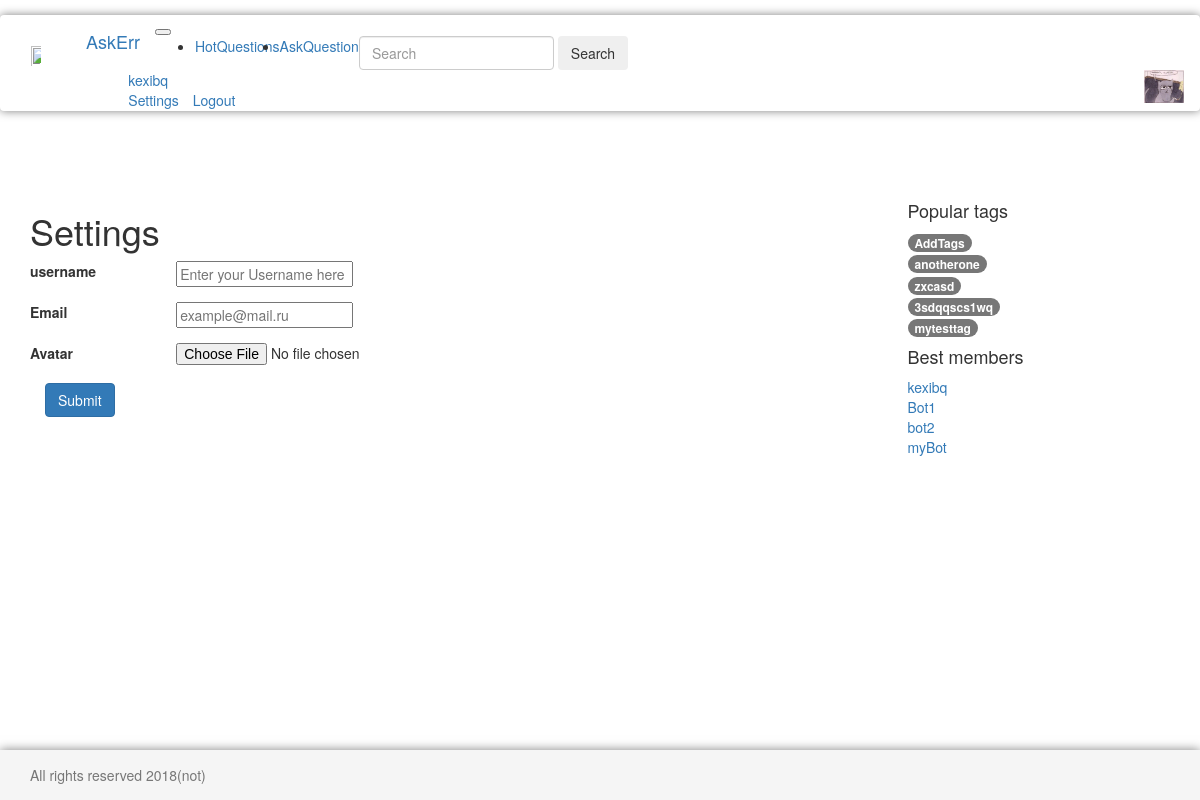
Before: /settings/ (signed in) with the older database file.
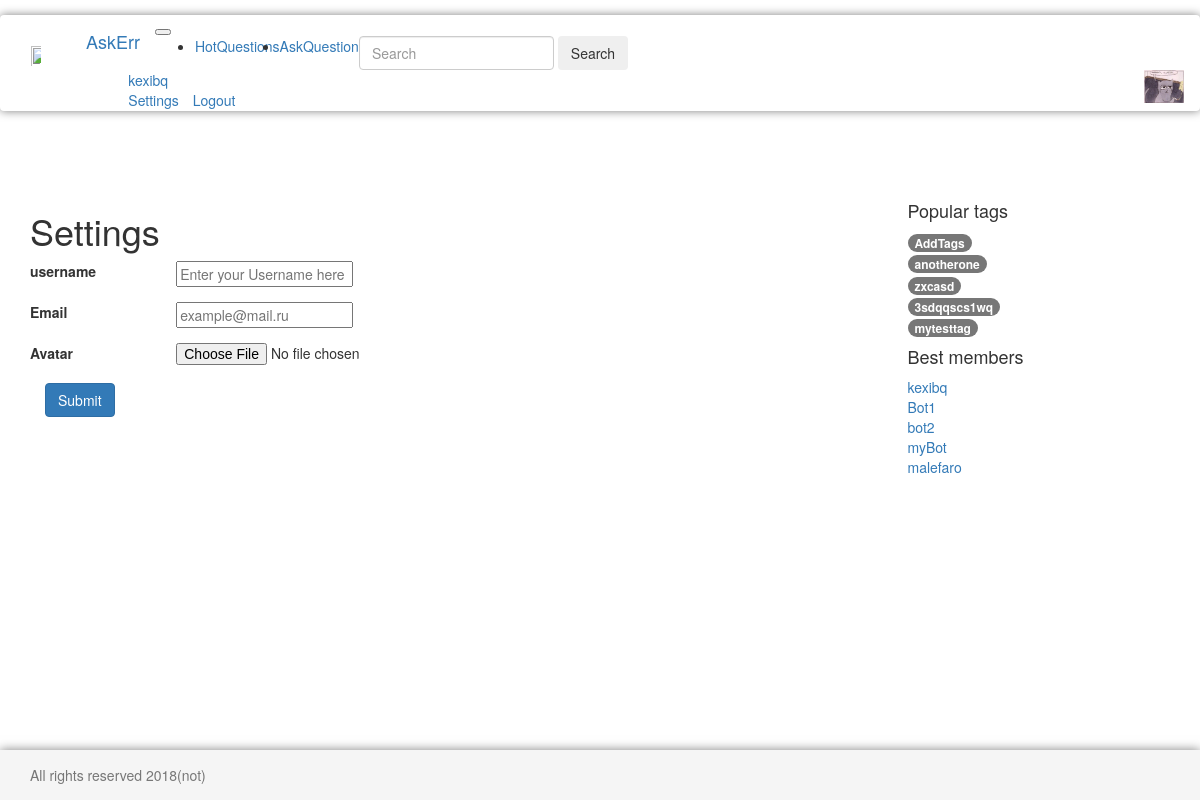
After: the same page with the newer database file.
### questions/models.py (models this page shows)
class User(AbstractUser):
    email = models.EmailField(unique=True)
    upload = models.ImageField(default='user.png',upload_to='uploads/%Y/%m/%d')

class Tag(models.Model):
    title = models.CharField(max_length=120, verbose_name=u"Заголовок ярлыка")
    objects = TagManager()
    def __str__(self):
        return self.title

### questions/views.py (the view)
# urls.py: path('settings/',views.settings,name = 'settings')
@login_required
def settings(request):
    if (request.method == "POST"):
        form = SettingsForm(request.POST, request.FILES)
        if form.is_valid():
            q = form.save(request.user)
        return HttpResponseRedirect(reverse('settings'))
    else:
        form = SettingsForm()
    tags = Tag.objects.randomQuerySet(5)
    users = User.objects.all()
    return render(request, 'settings.html', {'tags':tags, 'users': users,'user':request.user, 'form':form})

### questions/forms.py (shortened to what this page needs)
class SettingsForm(forms.Form):
    username = forms.CharField(
        label='username',
        widget=forms.TextInput(attrs={'class': 'login-form-control', 'placeholder': 'Enter your Username here', }),
        max_length=30
    )
    email = forms.EmailField(
        label='Email',
        widget=forms.EmailInput(attrs={'class': 'login-form-control', 'placeholder': 'example@mail.ru', },),
        max_length=100,
        required=False
    )
    avatar = forms.FileField(
        label='Avatar',
        widget=forms.ClearableFileInput(),
        required=False
    )

### questions/models.py (called while the page is built)
    def randomQuerySet(self, size):  # сделать ModelManager для Tag и кинуть туда
        result = []
        ls = []
        items = Tag.objects.all()
        if (size > items.count()):
            return items
        num = random.randrange(0, items.count())
        for i in range(size):
            while (num in ls):
                num = random.randrange(0, items.count())
            ls.append(num)
        for i in range(size):
            result.append(items[ls[i]])
        return result

### templates/settings.html (shortened to what this page needs)
{% extends 'base.html' %}
{% block left-side %}
            <h1>Settings</h1>
            <form method="POST" enctype="multipart/form-data">
            {% for f in form.visible_fields %}
            <div class="form-group row has-warning">
                <label class="col-sm-2 col-form-label" for="{{ f.name }}">{{ f.label }}</label>
                <div class="col-sm-10">
				{{ f }}
                </div>
            </div>
            {% endfor %}
            <div class="col-sm-10 offset-sm-2">
                <button class="btn btn-primary" style="margin-bottom: 20px">Submit</button>
            </div>
            </form>
{% endblock %}

### templates/base.html (shortened to what this page needs)
{% load static %}
<!DOCTYPE html>
<html lang="en">
<head>
    <link href="{% static 'bootstrap/css/bootstrap.min.css' %}" rel="stylesheet">
    <link href="{% static 'css/style.css' %}" rel="stylesheet" type="text/css">
    <link href="{% static 'css/askme.css' %}" rel="stylesheet" type="text/css">
</head>
<body>
    <header>
      <nav class="navbar navbar-expand-md navbar-light fixed-top bg-light my-nav">
          <a class="navbar-brand" href="{% url 'home' %}"><img src="{% static 'img/sitelogo.png' %}" class="navbar-brand logo"></a>
        <a class="navbar-brand" href="{% url 'home' %}">AskErr</a>
        <button class="navbar-toggler" type="button" data-toggle="collapse" data-target="#navbarCollapse" aria-controls="navbarCollapse" aria-expanded="false" aria-label="Toggle navigation">
        </button>
        <div class="collapse navbar-collapse" id="navbarCollapse">
          <ul class="navbar-nav mr-auto">
            <li class="nav-item">
              <a class="nav-link" href="{% url 'hot' %}"> HotQuestions </a>
            </li>
            {% if user.is_authenticated %}
            <li class="nav-item">
              <a class="nav-link" href="{% url 'ask-question' %}"> AskQuestion </a>
            </li>
            {% endif %}
          </ul>
          <form class="form-inline mt-2 mt-md-0">
            <input class="form-control mr-sm-2" type="text" placeholder="Search" aria-label="Search">
            <button class="btn btn-outline-success my-2 my-sm-0" type="submit">Search</button>
          </form>
          {% if user.is_authenticated %}
          <div class="col-sm-1"></div>
          <img src="{{  user.upload.url }}" class="rounded-circle logo pull-right">
          <div class = "col-md-3 align-self-end">
            <div class ="row">
            <a class="user" href="{% url 'settings' %}" style="padding-left: 15px">{{ user.username }} </a>
            </div>
            <div class ="row">
            <a class="user" href="{% url 'settings' %}" style="padding-left:15px;padding-right: 10px">Settings</a>
            <a class="user" href="{% url 'logout' %}">Logout</a>
            </div>
          </div>
          {% endif %}
        </div>
      </nav>
    </header>
<div class="container">
    <div class="row">
        <div class="col-md-9 ">
            {% block left-side %}
            {% endblock %}
        </div>
        <div class="col-md-3">
            {% block right-side %}
                {% include 'right-side.html' %}
            {% endblock %}
        </div>
    </div>
</div>
<footer class="footer">
    <div class="container">
        <p class="text-muted" style="margin: auto;">All rights reserved 2018(not)</p>
    </div>
</footer>
</body>

### templates/right-side.html
    <h4>Popular tags</h4>
    <ol class="list-unstyled ">
    {% for tag in tags %}
       <li><a class="{% cycle "badge badge-primary" "badge badge-success" "badge badge-info" "badge badge-warning" "badge badge-danger"%}" href="{% url 'questions-on-tag' tag %}"> {{ tag.title }} </a></li>
    {% endfor %}
	</ol>
    <div class="sidebar-module">
        <h4>Best members</h4>
        <ol class="list-unstyled ">
            {% for user in users%}
                    <li><a href="#">{{user.username}}</a></li>
            {% endfor %}
        </ol>
    </div>

### static/css/style.css (style rules this page uses)
body { padding-top: 15px; }
.logo { width: 40px; }
.my-nav { box-shadow: 0 0 10px rgba(0,0,0,0.5); }
footer { box-shadow: 0 0 10px rgba(0,0,0,0.5); background: #F2F2F2; }

### static/css/askme.css (style rules this page uses)
html { position: relative; min-height: 100%; }
body { margin-bottom: 60px; }
.footer { position: absolute; bottom: 0; width: 100%; height: 50px; line-height: 50px; background-color: #f5f5f5; }
body > .container { padding: 60px 15px 0; }
.footer > .container { padding-right: 15px; padding-left: 15px; }

Changed rows visible on the page:
added User: username "malefaro"
